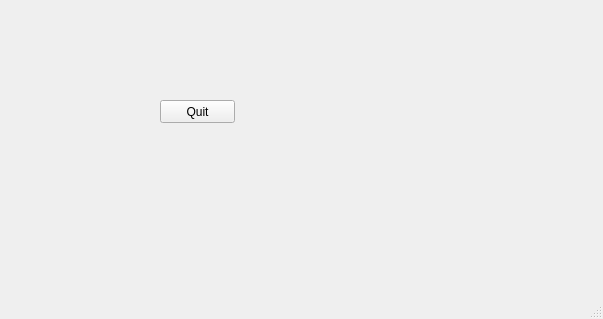
<?xml version="1.0" encoding="UTF-8"?>
<ui version="4.0">
 <class>MainWindow</class>
 <widget class="QMainWindow" name="MainWindow">
  <property name="geometry">
   <rect>
    <x>0</x>
    <y>0</y>
    <width>603</width>
    <height>319</height>
   </rect>
  </property>
  <property name="windowTitle">
   <string>MainWindow</string>
  </property>
  <widget class="QWidget" name="centralwidget">
   <widget class="QPushButton" name="pushButton">
    <property name="geometry">
     <rect>
      <x>160</x>
      <y>100</y>
      <width>75</width>
      <height>23</height>
     </rect>
    </property>
    <property name="text">
     <string>Quit</string>
    </property>
   </widget>
  </widget>
  <widget class="QMenuBar" name="menubar">
   <property name="geometry">
    <rect>
     <x>0</x>
     <y>0</y>
     <width>603</width>
     <height>21</height>
    </rect>
   </property>
  </widget>
  <widget class="QStatusBar" name="statusbar"/>
 </widget>
 <resources/>
 <connections/>
</ui>
